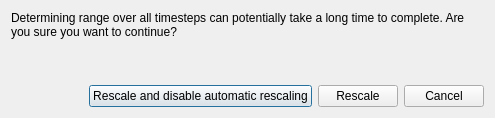
<?xml version="1.0" encoding="UTF-8"?>
<ui version="4.0">
 <class>ResetScalarRangeToDataOverTime</class>
 <widget class="QDialog" name="ResetScalarRangeToDataOverTime">
  <property name="geometry">
   <rect>
    <x>0</x>
    <y>0</y>
    <width>495</width>
    <height>118</height>
   </rect>
  </property>
  <property name="windowTitle">
   <string>Rescale range over time</string>
  </property>
  <layout class="QVBoxLayout" name="verticalLayout" stretch="1,0">
   <item>
    <widget class="QLabel" name="label_3">
     <property name="toolTip">
      <string/>
     </property>
     <property name="text">
      <string>&lt;html&gt;&lt;head/&gt;&lt;body&gt;&lt;p&gt;Determining range over all timesteps can potentially take a long time to complete. Are you sure you want to continue?&lt;/p&gt;&lt;/body&gt;&lt;/html&gt;</string>
     </property>
     <property name="alignment">
      <set>Qt::AlignLeading|Qt::AlignLeft|Qt::AlignTop</set>
     </property>
     <property name="wordWrap">
      <bool>true</bool>
     </property>
    </widget>
   </item>
   <item>
    <layout class="QHBoxLayout">
     <property name="spacing">
      <number>6</number>
     </property>
     <property name="margin">
      <number>0</number>
     </property>
     <item>
      <spacer>
       <property name="orientation">
        <enum>Qt::Horizontal</enum>
       </property>
       <property name="sizeHint" stdset="0">
        <size>
         <width>0</width>
         <height>20</height>
        </size>
       </property>
      </spacer>
     </item>
     <item>
      <widget class="QPushButton" name="RescaleAndLockButton">
       <property name="toolTip">
        <string>Rescale and lock the color map to avoid automatic rescaling.</string>
       </property>
       <property name="text">
        <string>Rescale and disable automatic rescaling</string>
       </property>
       <property name="default">
        <bool>true</bool>
       </property>
      </widget>
     </item>
     <item>
      <widget class="QPushButton" name="RescaleButton">
       <property name="toolTip">
        <string>Rescale and leave automatic rescaling mode unchanged.</string>
       </property>
       <property name="text">
        <string>Rescale</string>
       </property>
      </widget>
     </item>
     <item>
      <widget class="QPushButton" name="CancelButton">
       <property name="toolTip">
        <string>Close without rescaling</string>
       </property>
       <property name="text">
        <string>Cancel</string>
       </property>
      </widget>
     </item>
    </layout>
   </item>
  </layout>
 </widget>
 <resources/>
 <connections/>
</ui>
